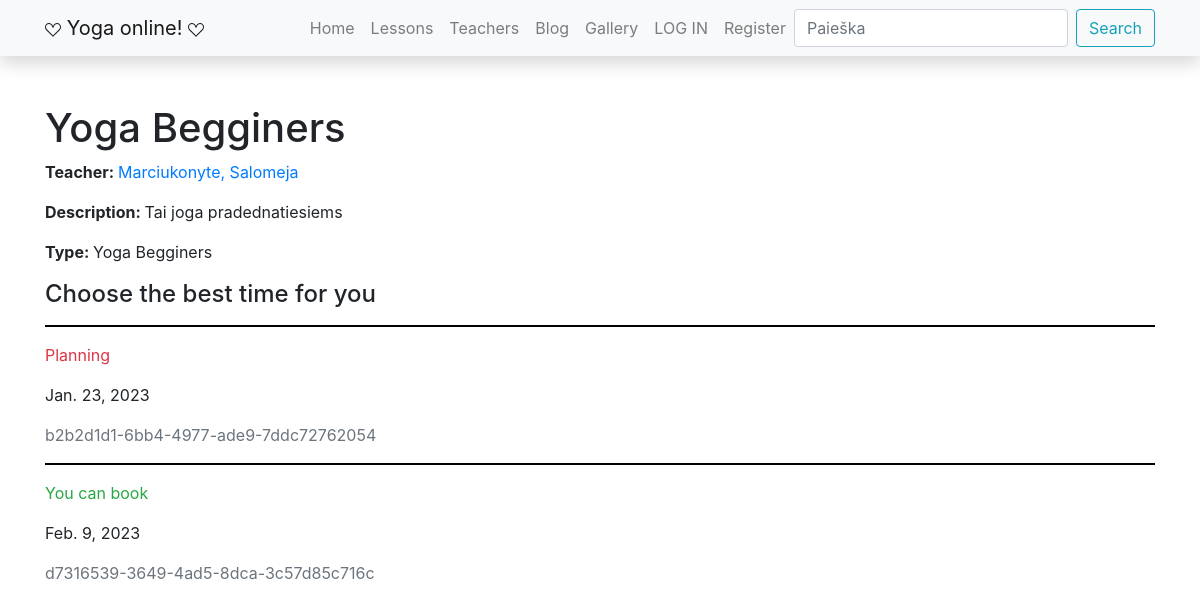
Page /yoga/lessons/1 on the earlier database version.
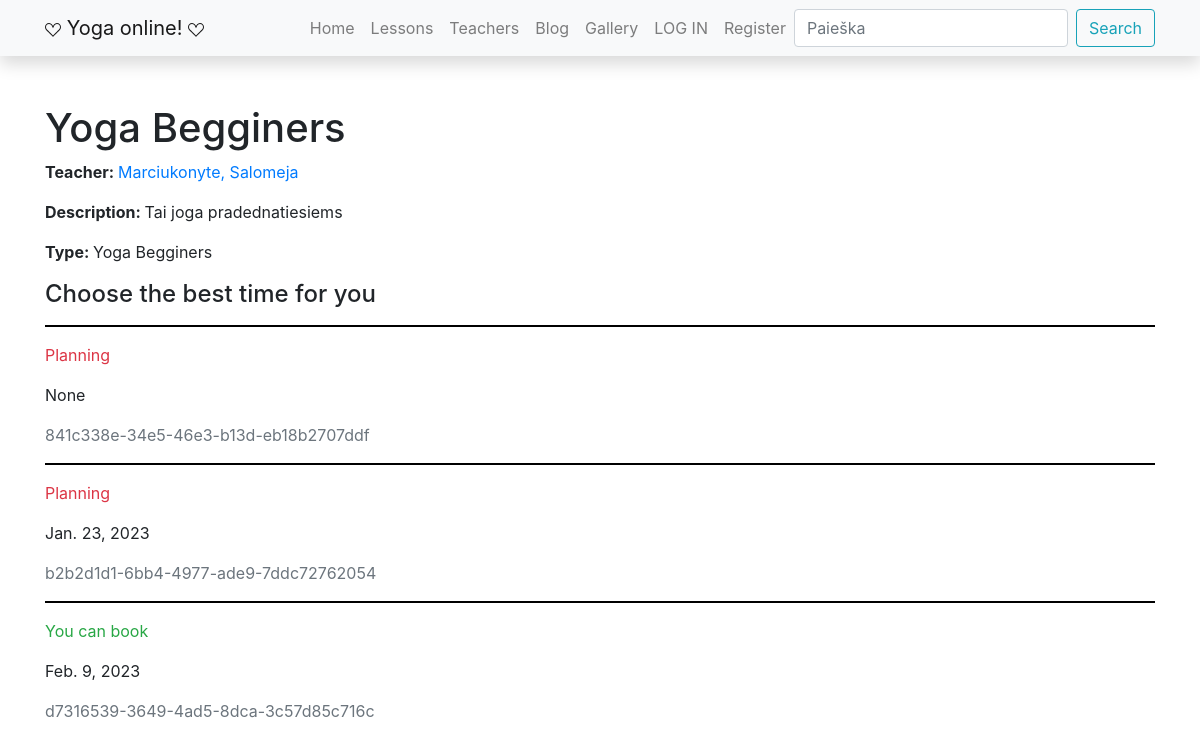
Same page on the later database version.
### yoga/models.py (models this page shows, shortened)
class LessonInstance(models.Model):
    id = models.UUIDField(primary_key=True, default=uuid.uuid4, help_text='Unique lesson code')
    lesson = models.ForeignKey('Lesson', on_delete=models.SET_NULL, null=True)
    due_back = models.DateField('Will be available', null=True, blank=True)
    LOAN_STATUS = (
        ('p', 'Planning'),
        ('a', 'Not available'),
        ('b', 'You can book'),
        ('r', 'Reserved')
    )
    status = models.CharField(
        max_length=1,
        choices=LOAN_STATUS,
        blank=True,
        default='p',
        help_text='Status'
    )
    student = models.ForeignKey(User, on_delete=models.SET_NULL, null=True, blank=True)
    class Meta:
        ordering = ['due_back']  # admin svetainės settingas, kaip rikiuojama

### yoga/views.py (the view)
# urls.py: path('lessons/<int:pk>', views.LessonDetailView.as_view(), name='lesson-detail'),
class LessonDetailView(generic.DetailView):
    model = Lesson  # šablonui autosukuriamas kintamas book
    template_name = 'lesson_detail_styled.html'

### yoga/models.py (called while the page is built)
    def __str__(self):
        return self.name

    def __str__(self):
        return f'{self.last_name}, {self.first_name}'

### yoga/templates/lesson_detail_styled.html
{% extends "base.html" %}
{% block content %}
<h1>{{ lesson.title }} </h1>
<p><strong>Teacher: </strong><a href="{% url 'teacher-detail' lesson.teacher.id %}">{{ lesson.teacher }}</a></p>
<p><strong>Description: </strong>{{ lesson.summary }} </p>
<p><strong>Type: </strong>{{ lesson.type.all|join:", " }}</p>
<h4>Choose the best time for you</h4>
{% for lesson_inst_obj in lesson.lessoninstance_set.all %}
<hr>
<p class="{% if lesson_inst_obj.status == 'b' %}text-success
{% elif lesson_inst_obj.status == 'p' %}text-danger
{% else %}text-warning
{% endif %}">{{ lesson_inst_obj.get_status_display }}</p>
{% if lesson_inst_obj.status != 'a' %}
<p>{{ lesson_inst_obj.due_back }}</p>
{% endif %}
<p class="text-muted">{{ lesson_inst_obj.id }}</p>
{% endfor %}
{% endblock %}

Differences in the rows shown:
added LessonInstance: status "Planning", due_back "None", id "841c338e-34e5-46e3-b13d-eb18b2707ddf"
